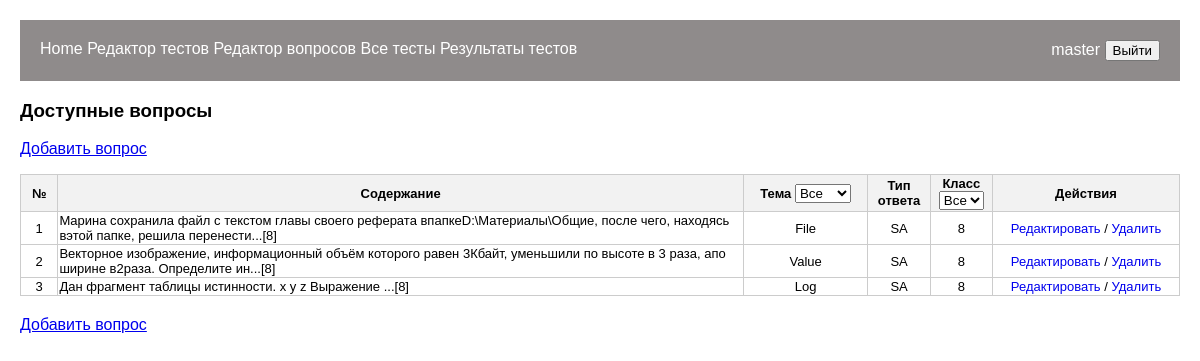
Before: /tests/list_questions/ (signed in) with the older database file.
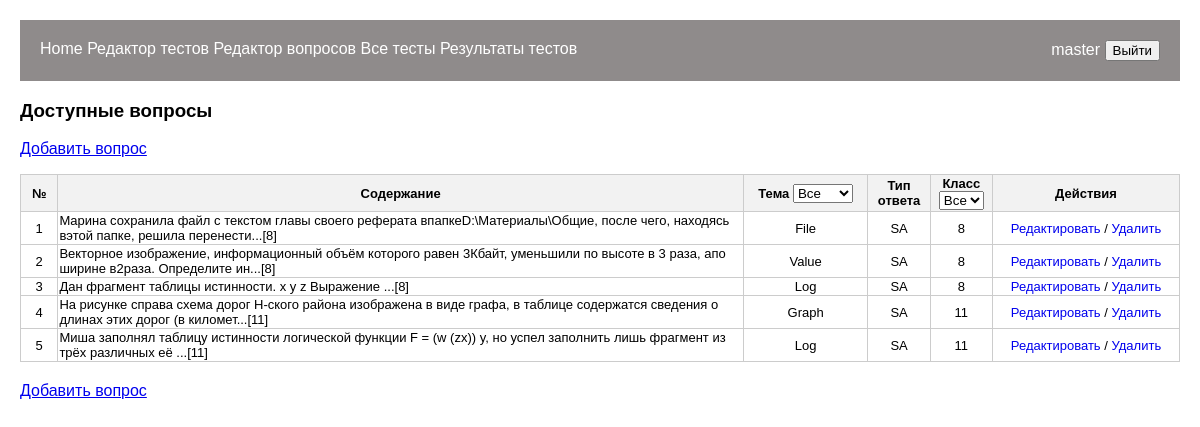
After: the same page with the newer database file.
### tests/models.py (models this page shows)
class Question(models.Model):
    text = RichTextField(verbose_name='Текст')
    file = models.URLField(verbose_name='Ссылка на файл', blank=True)
    question_type = models.CharField(default='SA', max_length=2, choices=QUESTION_TYPES, verbose_name='Тип вопроса')
    correct_answer = models.CharField(max_length=256, verbose_name='Правильный ответ')
    time_create_question = models.DateTimeField(default=datetime.datetime.now(), verbose_name='Создано')
    klass_destination = models.CharField(default='7', max_length=2, choices=CLASSES, verbose_name='Класс')
    topics = models.CharField(max_length=128, default='Txt', choices=TOPICS, verbose_name='Тема')
    def __str__(self):
        import re
        html_code = self.text
        text = re.sub(r'<[^>]+>', '', html_code)
        text = re.sub(r'&[a-zA-Z0-9#]+;', '', text)
        return text[:130] + '...' + f'[{self.klass_destination}]'

### tests/views.py (the view)
# urls.py: path('list_questions/', questions_list_admin, name='list_questions'),
@login_required
def questions_list_admin(request):
    questions = Question.objects.all() # Отбор всех вопросов в БД
    list_topics = list(questions.values_list('topics').distinct())
    return render(request, 'tests/questions_list_admin.html', {
                                'data': questions,
                                'topics': list_topics
                            })

### tests/templates/tests/questions_list_admin.html (shortened to what this page needs)
{% extends 'tests/base.html' %}
{% block content %}
<h3>Доступные вопросы</h3>
<p>
    <a href="{% url 'add_question' 0 %}">Добавить вопрос</a>
</p>
<table id="table_total">
    <thead>
        <tr>
            <th style="width: 3%">№</th>
            <th style="width: 55%;">Содержание</th>
            <th style="width: 10%;">
                <label for="topicFilter">Тема</label>
                <select id="topicFilter">
                    <option value="">Все</option>
                </select>
            </th>
            <th style="width: 5%">Тип ответа</th>
            <th style="width: 5%">
                <label for="classFilter">Класс</label>
                <select id="classFilter">
                    <option value="">Все</option>
                </select>
            </th>
            <th style="width: 15%;">Действия</th>
        </tr>
    </thead>
    <tbody>
        {% for quest in data %}
        <tr data-class="{{ quest.klass_destination }}" data-topic="{{ quest.topics }}">
            <td align="center">
                {{ forloop.counter }}
            </td>
            <td>
                {{ quest }}
            </td>
            <td align="center">
                {{ quest.topics }}
            </td>
            <td align="center">
                {{ quest.question_type }}
            </td>
            <td align="center">
                {{ quest.klass_destination }}
            </td>
            <td align="center">
                <a href="{% url 'edit_question' quest.id %}">Редактировать</a> /
                <a href="{% url 'delete_question' quest.id %}">Удалить</a>
            </td>
        </tr>
        {% endfor %}
    </tbody>
</table>
<a href="{% url 'add_question' 0 %}">Добавить вопрос</a>
{% endblock %}

Changed rows visible on the page:
added Question: text+klass_destination "На рисунке справа схема дорог Н-ского района изображена в виде графа, в таблице содержатся сведения о длинах этих дорог (в километ...[11]", topics "Graph", question_type "SA", klass_destination "11"
added Question: text+klass_destination "Миша заполнял таблицу истинности логической функции F = (w (zx)) y, но успел заполнить лишь фрагмент из трёх различных её ...[11]", topics "Log", question_type "SA", klass_destination "11"
